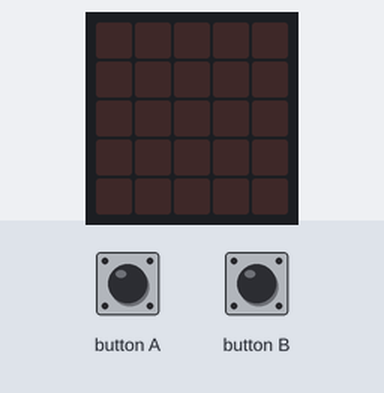
Recording of a program running on a simulated BBC micro:bit (MakeCode). On the bench: the board's 5×5 LED display. The test bench sets the inputs (shaded band).

Above: at 1.2 s.
1.3 s: button A pressed for 0.15 s
At 2.4 s:
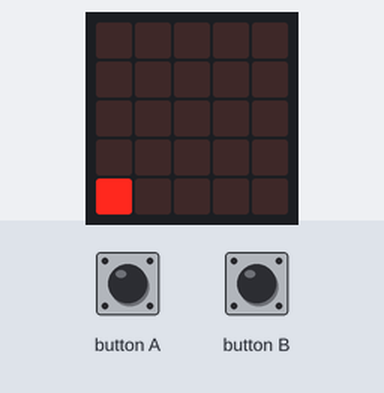
3.1 s: button B pressed for 0.15 s
At 4.1 s:
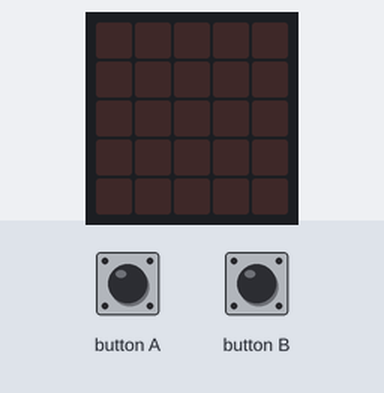
4.8 s: button A pressed 5 times (0.12 s each, 0.3 s apart)
At 7.3 s:
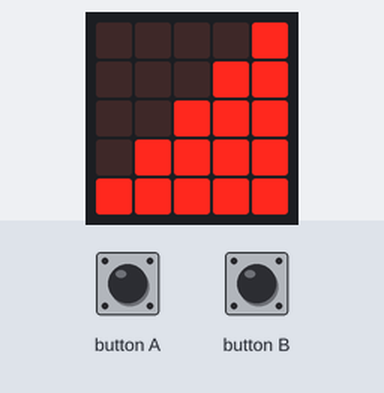
7.8 s: button B pressed for 0.15 s
At 8.9 s:
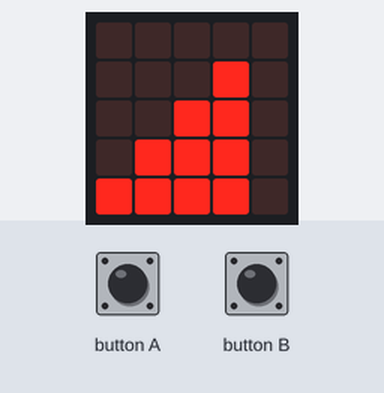
Timing chart, 0 to 10.8 s (numbered marks = the images above; inputs shaded):
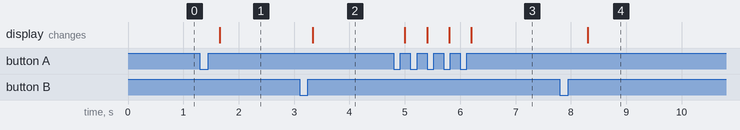

Measured:
- after the input at 1.3 s, the display: changes after 0.36 s (image 1)
- after the input at 3.1 s, the display: changes after 0.24 s (image 2)
- after the input at 4.8 s, the display: first changes after 0.20 s (image 3 shows a later state)
- after the input at 7.8 s, the display: changes after 0.50 s (image 4)

The program:

main.ts
```typescript
let hang = 0
input.onButtonPressed(Button.A, function () {
    hang += 1
})
input.onButtonPressed(Button.B, function () {
    hang += -1
})
basic.forever(function () {
    if (hang < 0) {
        hang = 0
    }
    if (hang > 5) {
        hang = 5
    }
    if (hang == 0) {
        basic.showLeds(`
            . . . . .
            . . . . .
            . . . . .
            . . . . .
            . . . . .
            `)
    }
    if (hang == 1) {
        basic.showLeds(`
            . . . . .
            . . . . .
            . . . . .
            . . . . .
            # . . . .
            `)
    }
    if (hang == 2) {
        basic.showLeds(`
            . . . . .
            . . . . .
            . . . . .
            . # . . .
            # # . . .
            `)
    }
    if (hang == 3) {
        basic.showLeds(`
            . . . . .
            . . . . .
            . . # . .
            . # # . .
            # # # . .
            `)
    }
    if (hang == 4) {
        basic.showLeds(`
            . . . . .
            . . . # .
            . . # # .
            . # # # .
            # # # # .
            `)
    }
    if (hang == 5) {
        basic.showLeds(`
            . . . . #
            . . . # #
            . . # # #
            . # # # #
            # # # # #
            `)
    }
})
```

test.ts
```typescript
// ide kerülnek a tesztek; a rendszer ezt nem kompilálja, ha a csomagot bővítményként használják.
```
